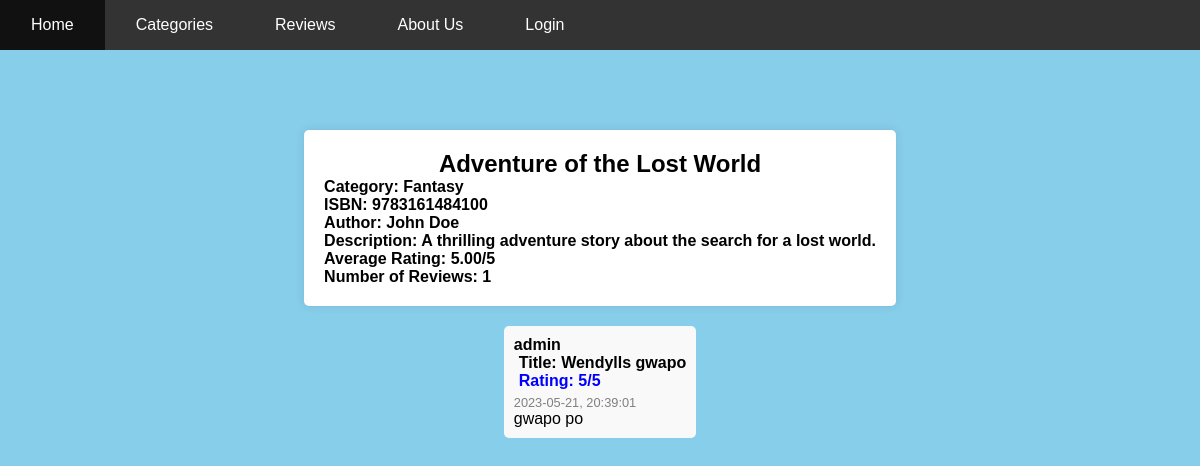
Screenshot of /Sample/bookDetails.php?Book_Key=1 with the database file from the repository.
### tables this page shows
CREATE TABLE `tblbook` (
  `Book_Key` int(15) NOT NULL,
  `Title` varchar(100) NOT NULL,
  `Category_Key` int(11) NOT NULL,
  `ISBN` varchar(20) NOT NULL,
  `Authors_Firstname` varchar(100) NOT NULL,
  `Authors_Lastname` varchar(1000) NOT NULL,
  `description` varchar(1000) NOT NULL
);

CREATE TABLE `tblcategory` (
  `Category_Key` int(15) NOT NULL,
  `Category_Name` varchar(100) NOT NULL
);

CREATE TABLE `tblreview` (
  `Review_ID` int(11) NOT NULL,
  `Book_Key` int(11) NOT NULL,
  `Username` varchar(100) NOT NULL,
  `Date` varchar(100) NOT NULL,
  `Time` varchar(100) NOT NULL,
  `Title` varchar(100) NOT NULL,
  `Review` varchar(150) NOT NULL,
  `Rating` int(5) NOT NULL,
  `Status` int(11) NOT NULL DEFAULT 0
);

### Sample/bookDetails.php (the view, shortened to what this page needs)
<?php
include 'header.php';
$bookKey = $_GET['Book_Key'];
$servername = "localhost";
$username = "root";
$password = "";
$dbname = "bookreview";
$conn = new mysqli($servername, $username, $password, $dbname);
$sql = "SELECT b.*, c.Category_Name, AVG(r.Rating) AS AverageRating, COUNT(r.Review_ID) AS ReviewCount
        FROM tblbook b
        JOIN tblcategory c ON b.Category_Key = c.Category_Key
        LEFT JOIN tblreview r ON b.Book_Key = r.Book_Key AND r.Status = 1
        WHERE b.Book_Key = ?
        GROUP BY b.Book_Key";
$stmt = $conn->prepare($sql);
$stmt->bind_param("i", $bookKey);
$stmt->execute();
$result = $stmt->get_result();
if ($result->num_rows > 0) {
    $book = $result->fetch_assoc();
    ?>
    <!DOCTYPE html>
    <html>
    <head>
    </head>
    <body>
        <div class="container">
            <div class="book-details">
                <h2><?php echo $book['Title']; ?></h2>
                <p><strong>Category:</strong> <?php echo $book['Category_Name']; ?></p>
                <p><strong>ISBN:</strong> <?php echo $book['ISBN']; ?></p>
                <p><strong>Author:</strong> <?php echo $book['Authors_Firstname'] . ' ' . $book['Authors_Lastname']; ?></p>
                <p><strong>Description:</strong> <?php echo $book['description']; ?></p>
                <p><strong>Average Rating:</strong> <?php echo number_format($book['AverageRating'], 2); ?>/5</p>
                <p><strong>Number of Reviews:</strong> <?php echo $book['ReviewCount']; ?></p>
            </div>
            <div class="review-container">
                <?php
                $sql = "SELECT * FROM tblreview WHERE Book_Key = ? AND Status = 1";
                $stmt = $conn->prepare($sql);
                $stmt->bind_param("i", $bookKey);
                $stmt->execute();
                $result = $stmt->get_result();
                if ($result->num_rows > 0) {
                    while ($row = $result->fetch_assoc()) {
                        echo '<div class="review">';
                        echo '<p class="username"> ' . $row['Username'] . '</p>';
                        echo '<p class="review-title"><strong>Title:</strong> ' . $row['Title'] . '</p>';
                        echo '<p class="rating"><strong>Rating:</strong> ' . $row['Rating'] . '/5</p>';
                        echo '<p class="review-date">' . $row['Date'] . ', ' . $row['Time'] . '</p>';
                        echo '<p class="review-content">' . $row['Review'] . '</p>';
                        echo '</div>';
                    }
                } else {
                }
                ?>
            </div>
        </div>
    </body>
    </html>
    <?php
} else {
    echo "Book not found.";
}
?>

### Sample/styles.css (style rules this page uses)
body { background-color: skyblue; font-family: Arial, sans-serif; margin: 0; padding: 0; overflow: auto; }
.container { display: flex; flex-direction: column; justify-content: flex-start; align-items: center; height: calc(100vh - 60px); padding: 20px; margin-top: 60px; overflow-x: hidden; }
* { margin: 0; padding: 0; box-sizing: border-box; overflow-wrap: break-word; }
h2 { text-align: center; }

### Sample/bookDetails.php (style rules this page uses)
body { background-color: skyblue; font-family: Arial, sans-serif; margin: 0; padding: 0; }
.container { display: flex; flex-direction: column; align-items: center; min-height: 100vh; }
.book-details { background-color: #fff; padding: 20px; border-radius: 5px; box-shadow: 0 0 10px rgba(0, 0, 0, 0.1); }
.book-details h2 { text-align: center; font-weight: bold; }
.book-details p { font-weight: bold; }
.review-container { margin-top: 20px; }
.review { background-color: #f9f9f9; padding: 10px; border-radius: 5px; margin-bottom: 10px; }
.username { font-weight: bold; }
.review-title { font-weight: bold; margin-left: 5px; }
.rating { font-weight: bold; color: blue; display: inline-block; margin-left: 5px; }
.review-date { font-size: 0.8em; color: gray; margin-top: 5px; }

### rows the page displays
tblbook: Title "Adventure of the Lost World", tblcategory.Category_Name "Fantasy", ISBN "9783161484100", Authors_Firstname "John", Authors_Lastname "Doe", description "A thrilling adventure story about the search for a lost world."
tblreview: Username "admin", Title "Wendylls gwapo", Rating "5", Date "2023-05-21", Time "20:39:01", Review "gwapo po"

### other values shown
$book['AverageRating'] "5.00"
$book['ReviewCount'] "1"
